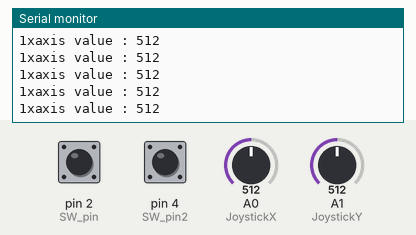
A sketch run on a simulated Arduino Leonardo, built with avr-gcc and run on an emulated ATmega32U4. Shown: the last lines printed to the serial monitor. Inputs (shaded band) come from the test bench; at power-on: A0 (JoystickX) = 512, A1 (JoystickY) = 512, pin 2 (SW_pin) HIGH, pin 4 (SW_pin2) HIGH.

Above: at 1.2 s.
1.3 s: A0 (JoystickX) set to 0
At 2.2 s:
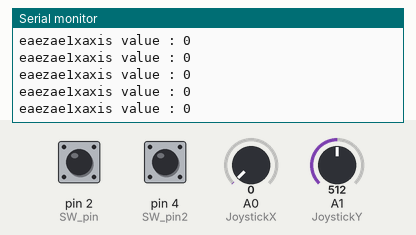
3.2 s: A1 (JoystickY) set to 0
At 4.0 s:
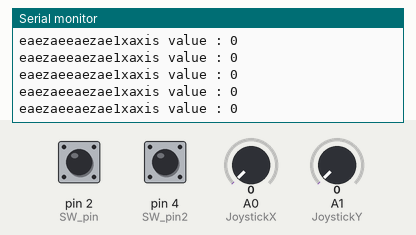
5.1 s: pin 2 (SW_pin) pulled LOW for 1 s
At 5.7 s:
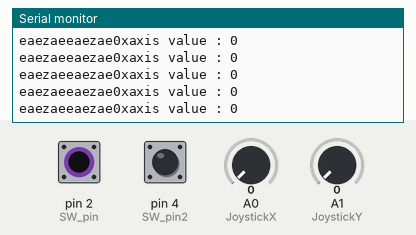

The sketch:

JoystickWASDsafe.ino
```cpp
#include<Keyboard.h>

// Analog input of the horizontal joystick position
const int JoystickX = A0;
// Analog input of the vertical joystick position
const int JoystickY = A1;
//joystick press
const int SW_pin = 2;
//joystick num 2
const int SW_pin2 = 4;

void setup()
{
  Serial.begin(9600);
  pinMode(SW_pin, INPUT_PULLUP);
  pinMode(SW_pin2, INPUT_PULLUP);
}

void loop()
{
  // Process horizontal joystick position
  int x = analogRead(JoystickX);
  Serial.print("xaxis value : ");
  Serial.println(x);
  if (1023 == x)
  {
    Keyboard.press('d');
    Serial.print("xaxis left");
  }
  else if (0 == x)
  {
    Keyboard.press('a');
    Serial.print("eaezae");
  }
  else
  {
    Keyboard.release('d');
    Keyboard.release('a');
    delay(5);
  }

  // Process vertical joystick position
  int y = analogRead(JoystickY);
  if (0 == y)
  {
    Keyboard.press('w');
    Serial.print("eaezae");
  }
  else if (1023 == y)
  {
    Keyboard.press('s');
    Serial.print("eaezae");
  }
  else
  {
      Keyboard.release('w');
    Keyboard.release('s');
    delay(5);
  }
  //button press
  int z = digitalRead(SW_pin);
  Serial.print(z);

  if(0==z)
  {
  Keyboard.press('e');
  }
  else
  {
    Keyboard.release('e');
  }
  int z2 = digitalRead(SW_pin2);
  if(0==z2)
  {
  Keyboard.press('x');
  }
  else
  {
    Keyboard.release('x');
  }
}
```

Measured:
- after the input at 1.3 s, the serial monitor: prints a new line at once (image 1)
- after the input at 3.2 s, the serial monitor: prints a new line at once (image 2)
- after the input at 5.1 s, the serial monitor: prints a new line at once (image 3)
